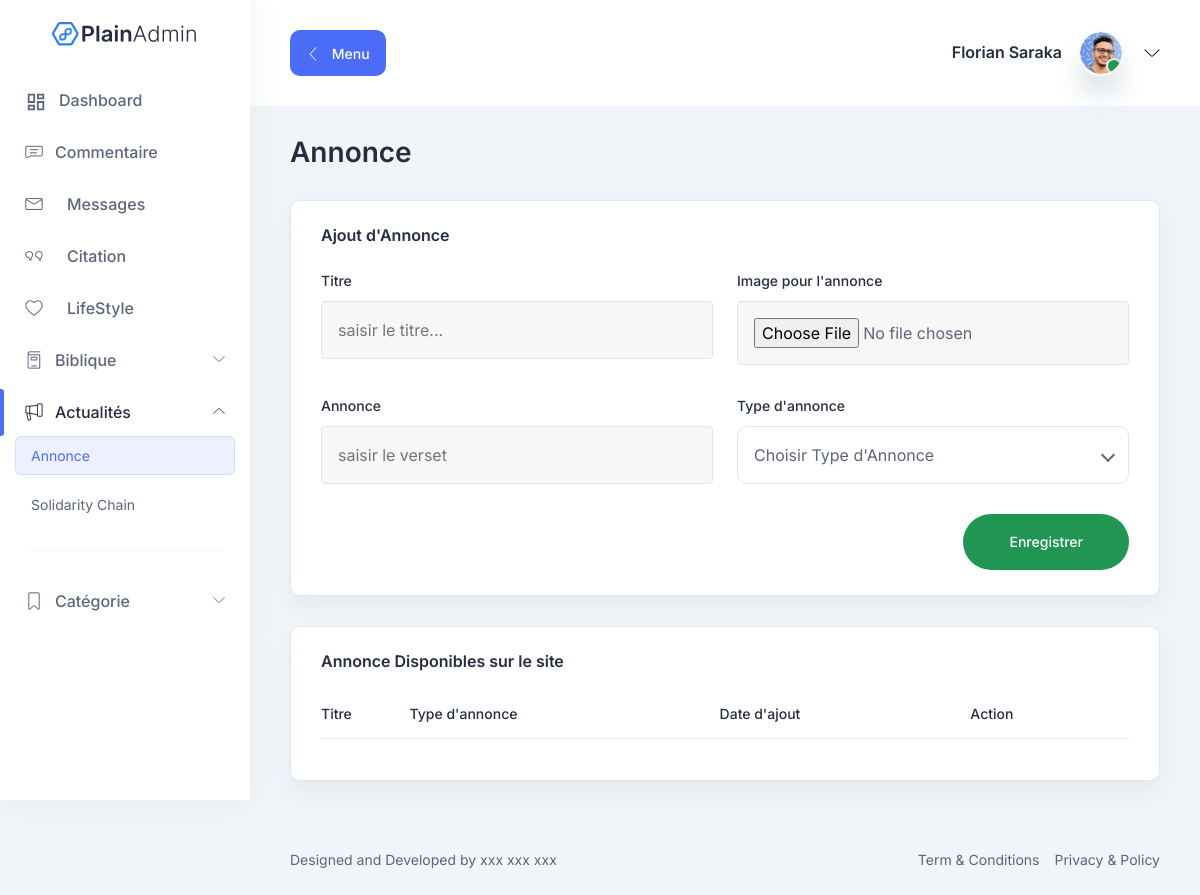
/dash/Annonce (signed in), run on an earlier commit of the app's database.
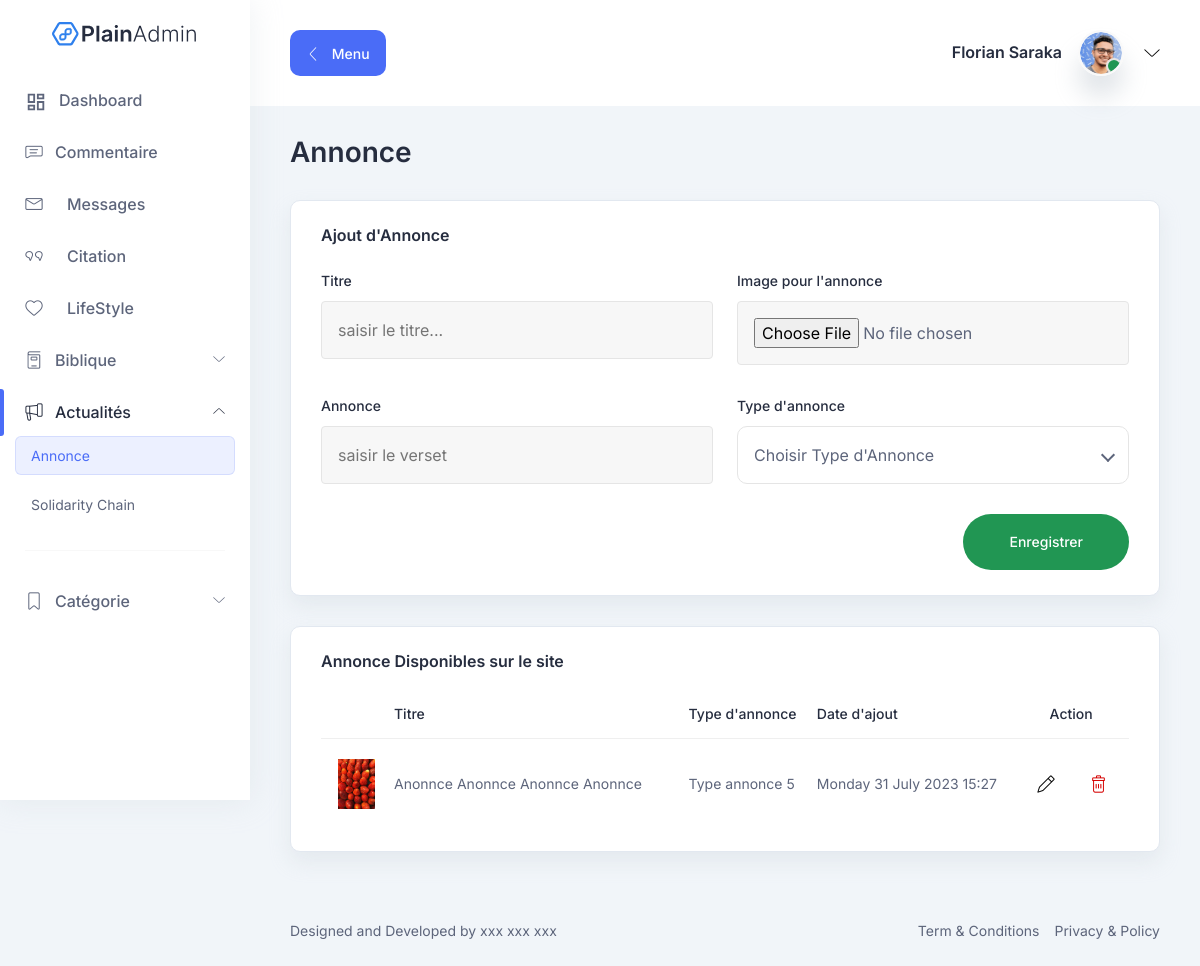
And on a later commit of the database.
### dash/models.py (models this page shows, shortened)
class annonce(models.Model):
    type_annonce = models.ForeignKey(type_annonce, on_delete=models.CASCADE, null=True)
    titre = models.CharField(max_length=500)
    txt_annonce = models.TextField()
    image_annonce = models.ImageField(upload_to='images_upload/annonce')
    date_ajout = models.DateTimeField(auto_now=True)

class type_annonce(models.Model):
    nom_type_annonce = models.CharField(max_length=500)
    date_ajout = models.DateTimeField(auto_now=True)
    def __str__(self):
        return self.nom_type_annonce

### dash/views.py (the view)
# urls.py: path('Annonce', ann, name="ann"),
@user_passes_test(lambda u: u.is_superuser or u.is_staff)
def ann(Request):
    annonces = annonce.objects.order_by('-date_ajout')
    ty_a = type_annonce.objects.all()
    return render(Request, 'dash/annonce.html', {'annonces':annonces, 'ty_a':ty_a})

### templates/dash/annonce.html (shortened to what the changed rows need)
{% extends "dash/master.html" %}
{% block content %}
{% load static %}
<section class="tab-components">
    <div class="container-fluid">
      <div class="title-wrapper pt-30">
        <div class="row align-items-center">
          <div class="col-md-6">
            <div class="title mb-30">
              <h2>Annonce</h2>
            </div>
          </div>
        </div>
      </div>
      <div class="form-elements-wrapper">
        <div class="row">
          <div class="col-lg-12">
            <div class="card-style mb-30">
              <div class="table-wrapper table-responsive">
                <table class="table striped-table">
                  <thead>
                    <tr>
                      <th></th>
                      <th><h6 class="text-sm text-medium"></h6></th>
                      <th><h6>Titre</h6></th>
                      <th><h6>Type d'annonce</h6></th>
                      <th><h6>Date d'ajout</h6></th>
                      <th><h6>&nbsp;&nbsp;&nbsp;&nbsp;&nbsp;Action</h6></th>
                    </tr>
                  </thead>
                  <tbody>
                      {% for annonces in annonces %}
                      <tr>
                          <td>
                          </td>
                          <td>
                              <div class="product">
                                  <div class="image">
                                    <img
                                        src="{% static annonces.image_annonce %}"
                                        alt=""
                                      />
                                  </div>
                              </div>
                          </td>
                          <td>
                              <p class="etude-titre">{{ annonces.titre }}</p>
                          </td>
                          <td>
                              <p>
                                {{ annonces.type_annonce }}
                              </p>
                          </td>
                          <td>
                          <p> {{ annonces.date_ajout|date:"l d F Y" }} {{ annonces.date_ajout|time:"H:i" }} </p>
                          </td>
                          <td>
                          <div class="action">
                              <form action="{% url 'dash:edit_ann' annonces.id %}" method="post" enctype="multipart/form-data">
                                    <button class="edit" name="form_edit_etude_b">
                                      <i class="lni lni-pencil"></i>
                                    </button>
                              </form>
                              <form action="{% url 'dash:supprimer_ann' annonces.id %}" method="post" enctype="multipart/form-data">
                                  <button class="text-danger">
                                      <i class="lni lni-trash-can"></i>
                                  </button>
                              </form>
                          </div>
                          </td>
                      </tr>
                      {% endfor %}
                  </tbody>
                </table>
              </div>
            </div>
          </div>
        </div>
      </div>
    </div>
  </section>
{% endblock %}

What changed in the data, as far as the page shows it:
added annonce: image_annonce (picture), titre "Anonnce Anonnce Anonnce Anonnce", type_annonce "Type annonce 5", date_ajout "Monday 31 July 2023", date_ajout "15:27"
